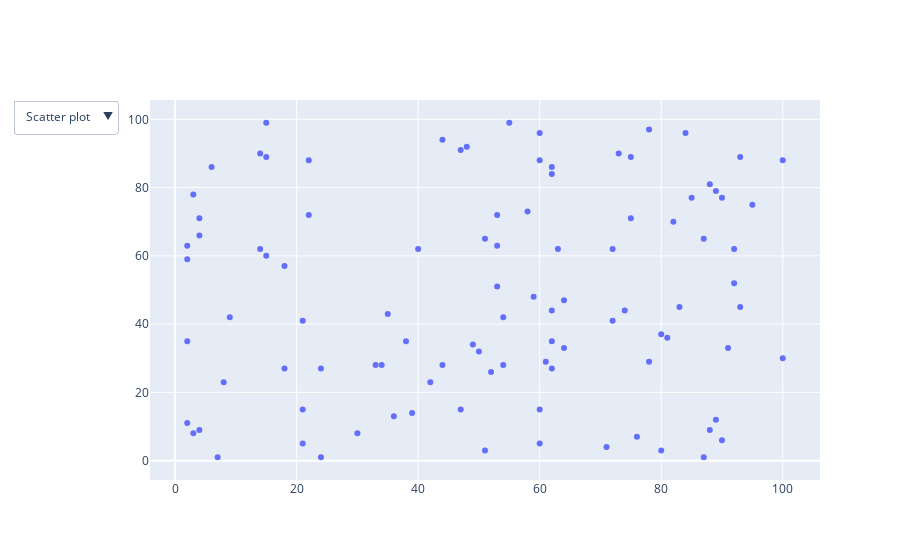

This figure's notebook cell:
### Code cell
np.random.seed(42)
random_x=np.random.randint(1,101,100)
random_y=np.random.randint(1,101,100)
plot=go.Figure(data=[go.Scatter(x=random_x,y=random_y,mode='markers',)])
plot.update_layout(updatemenus=[dict(buttons=list([
    dict(args=["type","scatter"],label="Scatter plot",method="restyle"),
    dict(args=["type","bar"],label="Bar chart",method="restyle")]),
                                     direction="down",
),])
plot.show()

### Figure 1 — Plotly figure (JSON) as saved in the notebook; plotly's stock layout.template omitted (floating-point values rounded to 4 significant figures)
{"data": [{"mode": "markers", "type": "scatter", "x": [52, 93, 15, 72, 61, 21, 83, 87, 75, 75, 88, 100, 24, 3, 22, 53, 2, 88, 30, 38, 2, 64, 60, 21, 33, 76, 58, 22, 89, 49, 91, 59, 42, 92, 60, 80, 15, 62, 62, 47, 62, 51, 55, 64, 3, 51, 7, 21, 73, 39, 18, 4, 89, 60, 14, 9, 90, 53, 2, 84, 92, 60, 71, 44, 8, 47, 35, 78, 81, 36, 50, 4, 2, 6, 54, 4, 54, 93, 63, 18, 90, 44, 34, 74, 62, 100, 14, 95, 48, 15, 72, 78, 87, 62, 40, 85, 80, 82, 53, 24], "y": [26, 89, 60, 41, 29, 15, 45, 65, 89, 71, 9, 88, 1, 8, 88, 63, 11, 81, 8, 35, 35, 33, 5, 41, 28, 7, 73, 72, 12, 34, 33, 48, 23, 62, 88, 37, 99, 44, 86, 91, 35, 65, 99, 47, 78, 3, 1, 5, 90, 14, 27, 9, 79, 15, 90, 42, 77, 51, 63, 96, 52, 96, 4, 94, 23, 15, 43, 29, 36, 13, 32, 71, 59, 86, 28, 66, 42, 45, 62, 57, 6, 28, 28, 44, 84, 30, 62, 75, 92, 89, 62, 97, 1, 27, 62, 77, 3, 70, 72, 27]}], "layout": {"updatemenus": [{"buttons": [{"args": ["type", "scatter"], "label": "Scatter plot", "method": "restyle"}, {"args": ["type", "bar"], "label": "Bar chart", "method": "restyle"}], "direction": "down"}]}}
